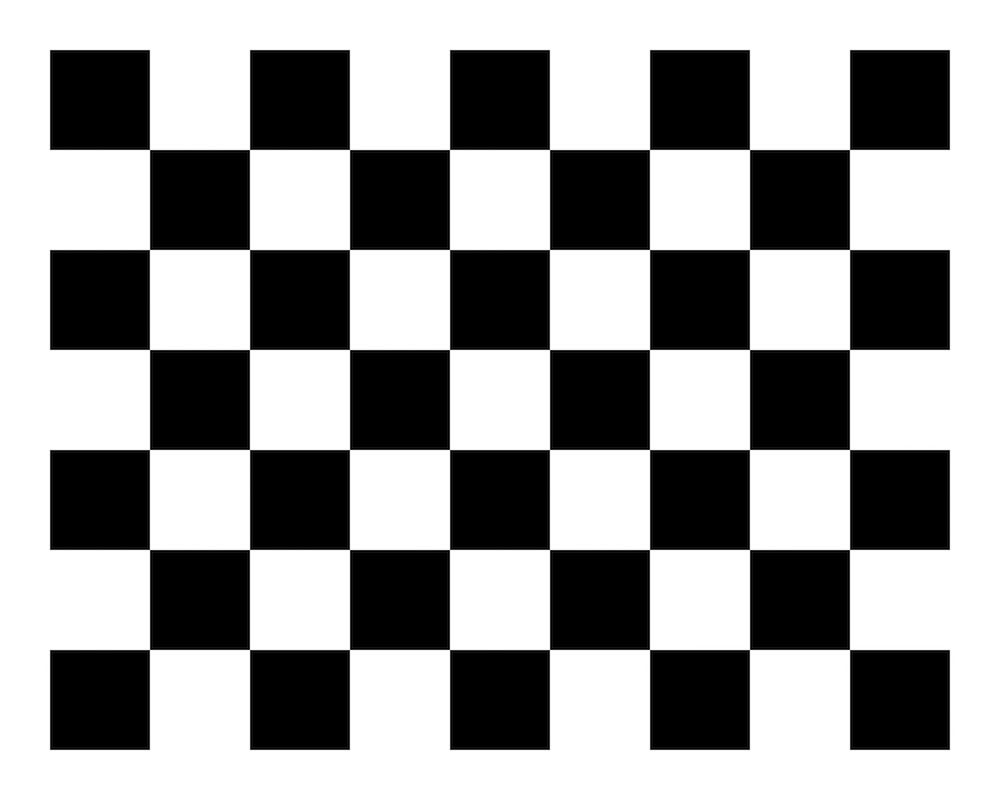
#> input picture I1.jpg, 1000 x 800 px
$ python HW1.py
#> lines starting #> are read from the running program, lines starting #| are printed output that depends on the picture; after the words box and inside, x2 and y2 are one past the last pixel; in counts of white or black regions, pixels touching at a corner belong together
### ex1_Q3_functions.py
import numpy as np
import matplotlib.pyplot as plt
import cv2
from numpy import unravel_index
from scipy import ndimage, signal
from numpy import pi, exp, sqrt


def myHarrisCornerDetector(IN, K, Threshold, use_grid):
    if len(IN.shape) >= 3:
        IN = cv2.cvtColor(IN, cv2.COLOR_BGR2GRAY)  # change to grayscale

    num_rows, num_cols = IN.shape[:2]

    # generate a (2k+1)x(2k+1) gaussian kernel with mean=0 and sigma = s
    s, k = 1, 2
    probs = [exp(-z * z / (2 * s * s)) / sqrt(2 * pi * s * s) for z in range(-k, k + 1)]
    g = np.outer(probs, probs)

    # Shifting x by 1
    translation_matrix = np.float32([[1, 0, 1], [0, 1, 0]])
    x_shifted = cv2.warpAffine(IN, translation_matrix, (num_cols, num_rows))

    # Shifting y by 1
    translation_matrix = np.float32([[1, 0, 0], [0, 1, 1]])
    y_shifted = cv2.warpAffine(IN, translation_matrix, (num_cols, num_rows))

    # Derivatives
    Ix = IN - x_shifted
    Yx = IN - y_shifted

    # S Calculating
    Sxx = signal.convolve2d(np.multiply(Ix, Ix), g, mode='same')
    Syy = signal.convolve2d(np.multiply(Yx, Yx), g, mode='same')
    Sxy = signal.convolve2d(np.multiply(Ix, Yx), g, mode='same')

    # Response image - R
    R = np.multiply(Sxx, Syy) - np.multiply(Sxy, Sxy) - K * np.multiply(Sxx + Syy, Sxx + Syy)
    R[R < Threshold] = 0

    # Slicing to 25X25 and taking highest corner only
    if use_grid:
        slice_size = 25
        for slicer in range(0, num_rows, slice_size):
            for slicec in range(0, num_cols, slice_size):
                Section = R[slicer:slicer + slice_size, slicec:slicec + slice_size]

                maxValue = np.amax(Section)
                maxIndex = unravel_index(Section.argmax(), Section.shape)
                R[slicer:slicer + slice_size, slicec:slicec + slice_size] = 0
                if maxValue > 0:
                    R[slicer + maxIndex[0], slicec + maxIndex[1]] = maxValue
    return R


def createCornerPlots(I1, I1_CORNERS, I2, I2_CORNERS):
    # general parameters
    radius = 2
    thickness = 2
    color = (0, 0, 255)
    I1c = cv2.transpose(I1_CORNERS)
    I2c = cv2.transpose(I2_CORNERS)
    # Converting back grayscale to color
    if len(I1.shape) < 3:
        I1 = cv2.cvtColor(I1, cv2.COLOR_GRAY2RGB)
    if len(I2.shape) < 3:
        I1 = cv2.cvtColor(I2, cv2.COLOR_GRAY2RGB)

    # Adding red circles around each corner detected
    for i in range(I1c.shape[0]):
        for j in range(I1c.shape[1]):
            pixel = I1c[i, j]
            if pixel.all() > 0:
                cv2.circle(I1, (i, j), radius + 1, color, thickness + 1, lineType=8, shift=0)

    for i in range(I2c.shape[0]):
        for j in range(I2c.shape[1]):
            pixel = I2c[i, j]
            if pixel.all() > 0:
                cv2.circle(I2, (i, j), radius, color, thickness, lineType=8, shift=0)

    # Displaying both images
    fig, axs = plt.subplots(1, 2)
    axs[0].imshow(cv2.cvtColor(I1, cv2.COLOR_BGR2RGB))
    axs[1].imshow(cv2.cvtColor(I2, cv2.COLOR_BGR2RGB))
    plt.show()

    """"
    imstack = cv2.resize(I1, (1000, 800))
    im2 = cv2.resize(I2, (1000, 800))
    imstack = np.hstack((imstack, im2))
    #cv2.imshow('Output Images', imstack)       # NOT SURE IF THIS IS CREATING A FIGURE OR NOT
    #cv2.waitKey(0)                             # SO WE USED SUBPLOT AND NOT CV2 IMSHOW
    # cv2.imwrite("ex1_ID1_ID2.jpg", imstack)
                                                    """


"""
##################################################################
# FILL IMAGE PATH
IN1 = cv2.imread('I1.jpg', 0)  # Image 1
IN2 = cv2.imread('I2.jpg')  # Image 2

# SET K AND THRESHOLD
K = 0.005  # K value should be 0.004-0.006
Threshold1 = 1  # Threshold to drop non-corner detections - image1
Threshold2 = 150  # Threshold to drop non-corner detections - image2
use_grid = True

I1_CORNERS = myHarrisCornerDetector(IN1, K, Threshold1, use_grid)
I2_CORNERS = myHarrisCornerDetector(IN2, K, Threshold2, use_grid)
createCornerPlots(IN1, I1_CORNERS, IN2, I2_CORNERS)
"""

### HW1.py
import matplotlib.pyplot as plt
import matplotlib.image as mpimg
import numpy as np
import scipy
import cv2
from ex1_Q3_functions import *

# FILL IN YOUR ID
# ID1 = 200940500
# ID2 = 204251144

###############################################Part_3#######################################################

# YOU ARE REQUIRED TO WRITE THE FUNCTIONS:
#
# myHarrisCornerDetector
# createCornerPlots
#
# myHarrisCornerDetector accepts an image, and returns a binary matrix (same size as
# the original image dimensions) with '1' denoting corner pixels and '0'
# denoting all other pixels.
#
# createCornerPlots creates a plot with 2 subplots (on the left show I_1
#with the corner points and on the right show I2 with the corner points).
#
# IMPORTANT - DO NOT USE ANY FIGURE COMMANDS, ONLY SUBPLOT.
#             SETTING ANOTHER figure COMMAND WILL MESS UP THE SAVING
#             PROCESS AND YOU WILL LOSE POINTS IF THAT HAPPENS!


# LOAD CHECKERBOARD IMAGE
I1 = cv2.imread('I1.jpg', 0)  # Read image as grayscale
#> I1 is the input picture: shape (800, 1000); min 0, max 255, mean 154
# LOAD ATTACHED IMAGE
I2 = cv2.imread('I2.jpg')
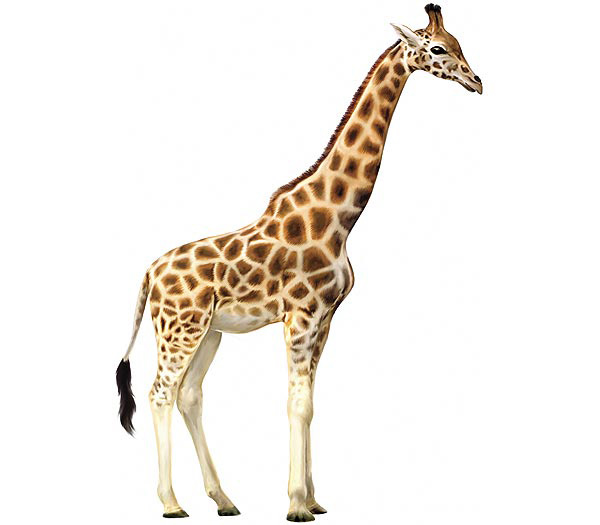
#> input picture I2.jpg, 600 x 525 px
#> I2 is the input picture: shape (525, 600, 3); mean B, G, R 232.8, 238.7, 243.2

# Harris Corner Detector Parameters, you may change them
K = 0.005
FIRST_THRESHOLD = 1
SECOND_THRESHOLD = 150
use_grid = True

# CALL YOUR FUNCTION TO FIND THE CORNER PIXELS
I1_CORNERS = myHarrisCornerDetector(I1, K, FIRST_THRESHOLD, use_grid)
#> in myHarrisCornerDetector, `Sxy = signal.convolve2d(np.multiply(Ix, Yx), g, mode='same')`:
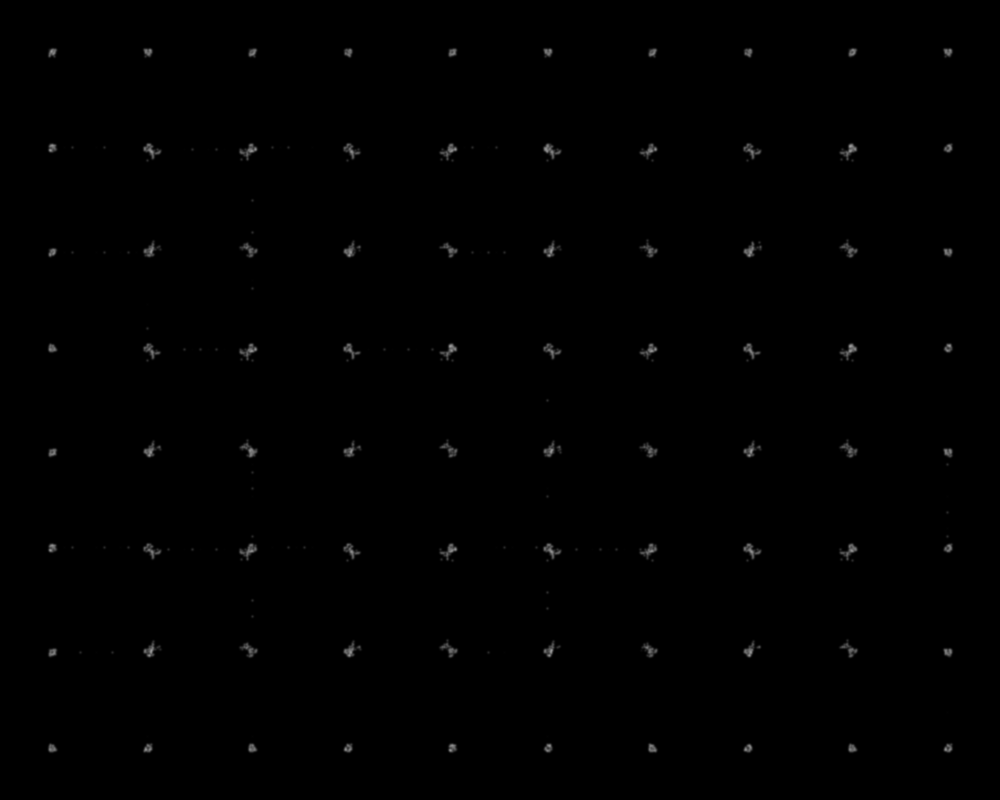
#> Sxy: shape (800, 1000) float64; min 0, max 153.7, mean 0.9
#> after the loop in myHarrisCornerDetector, `for slicer in range(0, num_rows, slice_size):`: R: shape (800, 1000) float64; min 0, max 5046.7, mean 0.3
#> after the loop in myHarrisCornerDetector, `for slicer in range(0, num_rows, slice_size):`: Section: shape (25, 25) float64; every value is 0
I2_CORNERS = myHarrisCornerDetector(I2, K, SECOND_THRESHOLD, use_grid)
#> call 2 of myHarrisCornerDetector, with K = 0.005, Threshold = 150, use_grid = True
#> after the loop in myHarrisCornerDetector (call 2), `for slicer in range(0, num_rows, slice_size):`:
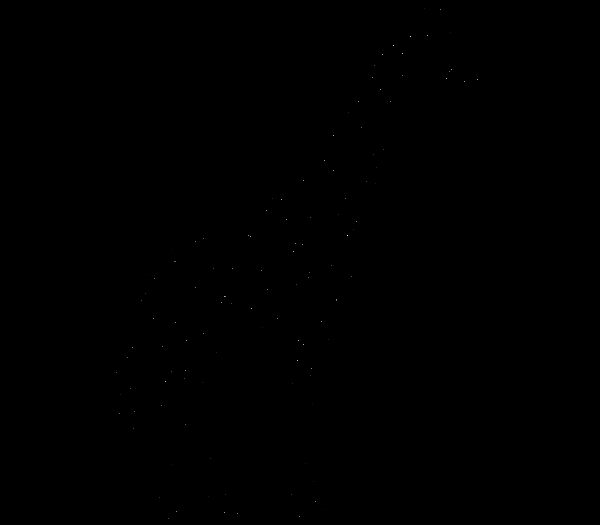
#> R: shape (525, 600) float64; min 0, max 14322.6, mean 2.2; drawn with min black and max white

# CALL YOUR FUNCTION TO CREATE THE PLOT
createCornerPlots(I1, I1_CORNERS, I2, I2_CORNERS)
#> in createCornerPlots, `I2c = cv2.transpose(I2_CORNERS)`:
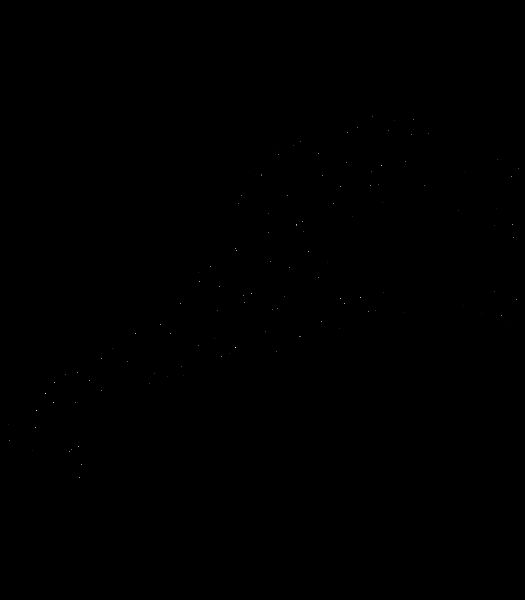
#> I2c: shape (600, 525) float64; min 0, max 14322.6, mean 2.2; drawn with min black and max white
#> after the loop in createCornerPlots, `for i in range(I1c.shape[0]):`:
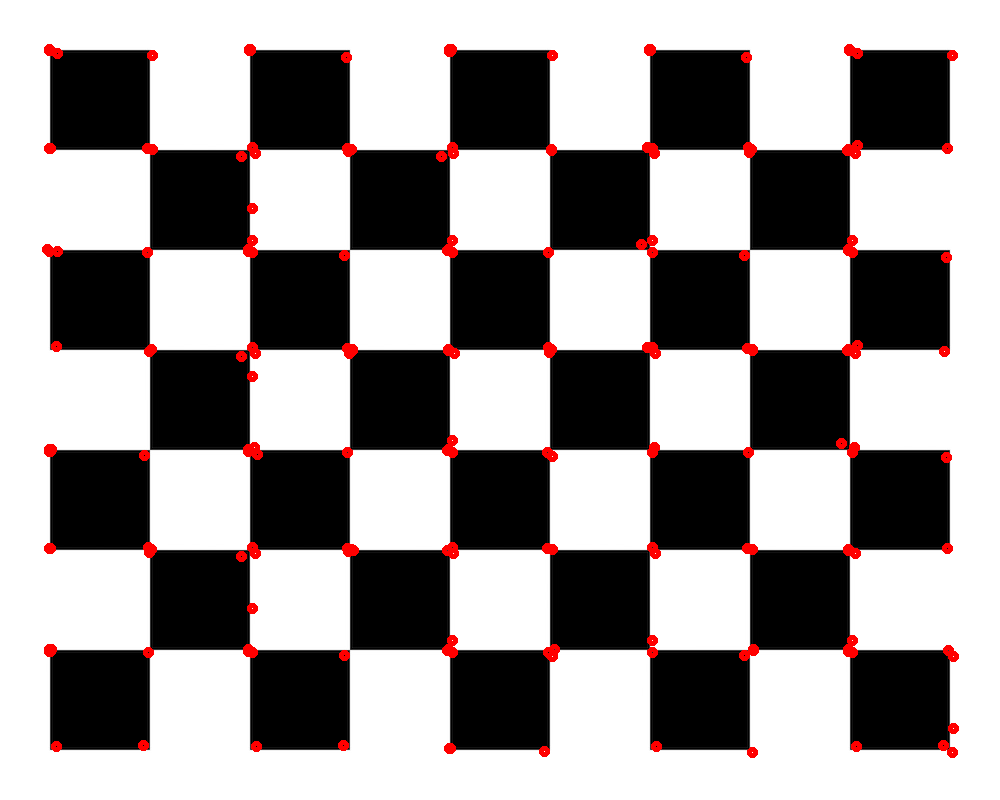
#> I1: shape (800, 1000, 3); 1.63% of pixels changed, all inside (x1, y1, x2, y2) = (42, 44, 959, 758)
#> after the loop in createCornerPlots, `for i in range(I2c.shape[0]):`:
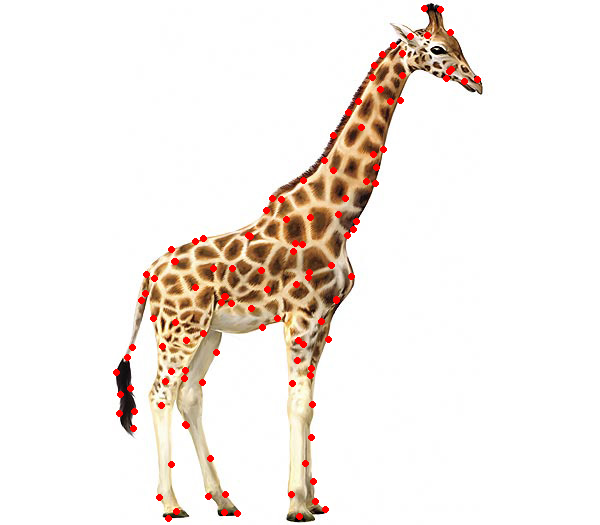
#> I2: shape (525, 600, 3); 1.37% of pixels changed, all inside (x1, y1, x2, y2) = (113, 5, 481, 522)
#> in createCornerPlots, `plt.show()`:
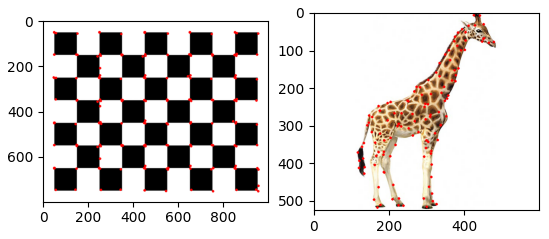
#> figure drawn by matplotlib, 2 panels
